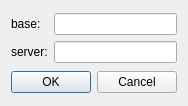
<?xml version="1.0" encoding="UTF-8"?>
<ui version="4.0">
 <class>RemoteDialog</class>
 <widget class="QDialog" name="RemoteDialog">
  <property name="geometry">
   <rect>
    <x>0</x>
    <y>0</y>
    <width>178</width>
    <height>106</height>
   </rect>
  </property>
  <property name="windowTitle">
   <string>Dialog</string>
  </property>
  <layout class="QVBoxLayout" name="verticalLayout">
   <item>
    <layout class="QGridLayout" name="gridLayout">
     <item row="0" column="0">
      <widget class="QLabel" name="label">
       <property name="text">
        <string>base:</string>
       </property>
      </widget>
     </item>
     <item row="1" column="0">
      <widget class="QLabel" name="label_2">
       <property name="text">
        <string>server:</string>
       </property>
      </widget>
     </item>
     <item row="0" column="1">
      <widget class="QLineEdit" name="lineBase"/>
     </item>
     <item row="1" column="1">
      <widget class="QLineEdit" name="lineServer"/>
     </item>
    </layout>
   </item>
   <item>
    <widget class="QDialogButtonBox" name="buttonBox">
     <property name="orientation">
      <enum>Qt::Horizontal</enum>
     </property>
     <property name="standardButtons">
      <set>QDialogButtonBox::Cancel|QDialogButtonBox::Ok</set>
     </property>
    </widget>
   </item>
  </layout>
 </widget>
 <resources/>
 <connections>
  <connection>
   <sender>buttonBox</sender>
   <signal>accepted()</signal>
   <receiver>RemoteDialog</receiver>
   <slot>accept()</slot>
   <hints>
    <hint type="sourcelabel">
     <x>168</x>
     <y>85</y>
    </hint>
    <hint type="destinationlabel">
     <x>157</x>
     <y>105</y>
    </hint>
   </hints>
  </connection>
  <connection>
   <sender>buttonBox</sender>
   <signal>rejected()</signal>
   <receiver>RemoteDialog</receiver>
   <slot>reject()</slot>
   <hints>
    <hint type="sourcelabel">
     <x>168</x>
     <y>91</y>
    </hint>
    <hint type="destinationlabel">
     <x>177</x>
     <y>105</y>
    </hint>
   </hints>
  </connection>
  <connection>
   <sender>buttonBox</sender>
   <signal>clicked(QAbstractButton*)</signal>
   <receiver>RemoteDialog</receiver>
   <slot>bboxClicked()</slot>
   <hints>
    <hint type="sourcelabel">
     <x>88</x>
     <y>83</y>
    </hint>
    <hint type="destinationlabel">
     <x>88</x>
     <y>52</y>
    </hint>
   </hints>
  </connection>
 </connections>
 <slots>
  <slot>bboxClicked()</slot>
 </slots>
</ui>
